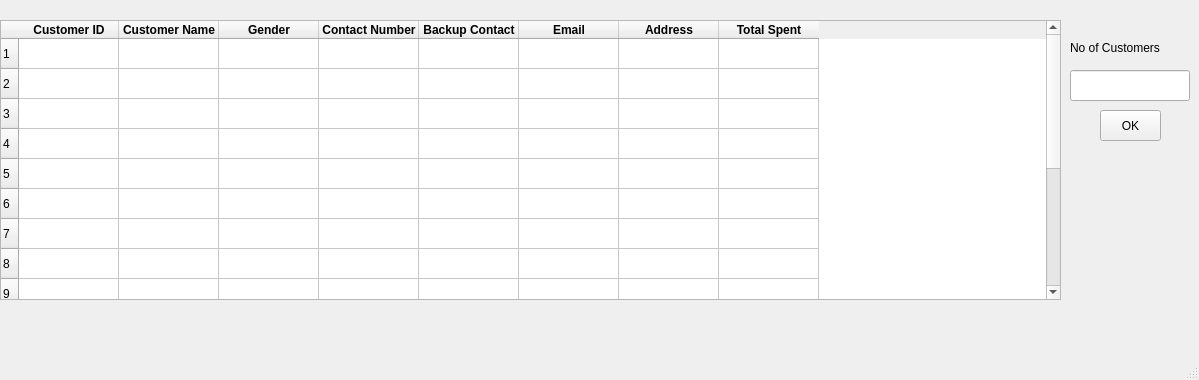
<?xml version="1.0" encoding="UTF-8"?>
<ui version="4.0">
 <class>MainWindow</class>
 <widget class="QMainWindow" name="MainWindow">
  <property name="geometry">
   <rect>
    <x>0</x>
    <y>0</y>
    <width>1199</width>
    <height>380</height>
   </rect>
  </property>
  <property name="windowTitle">
   <string>MainWindow</string>
  </property>
  <widget class="QWidget" name="centralwidget">
   <widget class="QTableWidget" name="topCustomerTable">
    <property name="geometry">
     <rect>
      <x>0</x>
      <y>20</y>
      <width>1061</width>
      <height>280</height>
     </rect>
    </property>
    <row>
     <property name="text">
      <string>1</string>
     </property>
    </row>
    <row>
     <property name="text">
      <string>2</string>
     </property>
    </row>
    <row>
     <property name="text">
      <string>3</string>
     </property>
    </row>
    <row>
     <property name="text">
      <string>4</string>
     </property>
    </row>
    <row>
     <property name="text">
      <string>5</string>
     </property>
    </row>
    <row>
     <property name="text">
      <string>6</string>
     </property>
    </row>
    <row>
     <property name="text">
      <string>7</string>
     </property>
    </row>
    <row>
     <property name="text">
      <string>8</string>
     </property>
    </row>
    <row>
     <property name="text">
      <string>9</string>
     </property>
    </row>
    <row>
     <property name="text">
      <string>10</string>
     </property>
    </row>
    <row>
     <property name="text">
      <string>11</string>
     </property>
    </row>
    <row>
     <property name="text">
      <string>12</string>
     </property>
    </row>
    <row>
     <property name="text">
      <string>13</string>
     </property>
    </row>
    <row>
     <property name="text">
      <string>14</string>
     </property>
    </row>
    <row>
     <property name="text">
      <string>15</string>
     </property>
    </row>
    <column>
     <property name="text">
      <string>Customer ID</string>
     </property>
     <property name="font">
      <font>
       <weight>75</weight>
       <bold>true</bold>
      </font>
     </property>
    </column>
    <column>
     <property name="text">
      <string>Customer Name</string>
     </property>
     <property name="font">
      <font>
       <weight>75</weight>
       <bold>true</bold>
      </font>
     </property>
    </column>
    <column>
     <property name="text">
      <string>Gender</string>
     </property>
     <property name="font">
      <font>
       <weight>75</weight>
       <bold>true</bold>
      </font>
     </property>
    </column>
    <column>
     <property name="text">
      <string>Contact Number</string>
     </property>
     <property name="font">
      <font>
       <weight>75</weight>
       <bold>true</bold>
      </font>
     </property>
    </column>
    <column>
     <property name="text">
      <string>Backup Contact</string>
     </property>
     <property name="font">
      <font>
       <weight>75</weight>
       <bold>true</bold>
      </font>
     </property>
    </column>
    <column>
     <property name="text">
      <string>Email</string>
     </property>
     <property name="font">
      <font>
       <weight>75</weight>
       <bold>true</bold>
      </font>
     </property>
    </column>
    <column>
     <property name="text">
      <string>Address</string>
     </property>
     <property name="font">
      <font>
       <weight>75</weight>
       <bold>true</bold>
      </font>
     </property>
    </column>
    <column>
     <property name="text">
      <string>Total Spent</string>
     </property>
     <property name="font">
      <font>
       <weight>75</weight>
       <bold>true</bold>
      </font>
     </property>
    </column>
   </widget>
   <widget class="QLineEdit" name="noOfCustomers">
    <property name="geometry">
     <rect>
      <x>1070</x>
      <y>70</y>
      <width>120</width>
      <height>31</height>
     </rect>
    </property>
    <property name="text">
     <string/>
    </property>
   </widget>
   <widget class="QLabel" name="label_6">
    <property name="geometry">
     <rect>
      <x>1070</x>
      <y>40</y>
      <width>111</width>
      <height>16</height>
     </rect>
    </property>
    <property name="text">
     <string>No of Customers</string>
    </property>
   </widget>
   <widget class="QPushButton" name="okButton">
    <property name="geometry">
     <rect>
      <x>1100</x>
      <y>110</y>
      <width>61</width>
      <height>31</height>
     </rect>
    </property>
    <property name="text">
     <string>OK</string>
    </property>
   </widget>
  </widget>
  <widget class="QMenuBar" name="menubar">
   <property name="geometry">
    <rect>
     <x>0</x>
     <y>0</y>
     <width>1199</width>
     <height>26</height>
    </rect>
   </property>
  </widget>
  <widget class="QStatusBar" name="statusbar"/>
 </widget>
 <resources/>
 <connections/>
</ui>
